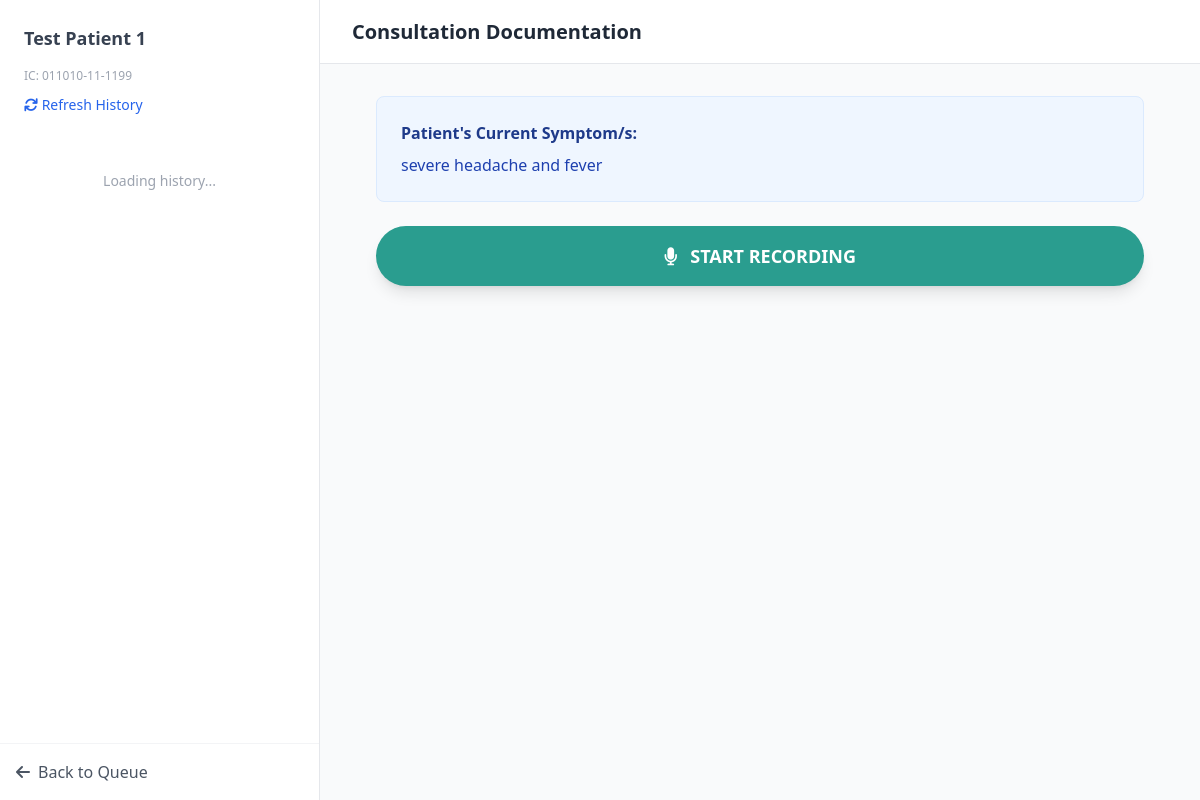
Before: /start_consultation/1 (signed in) with the older database file.
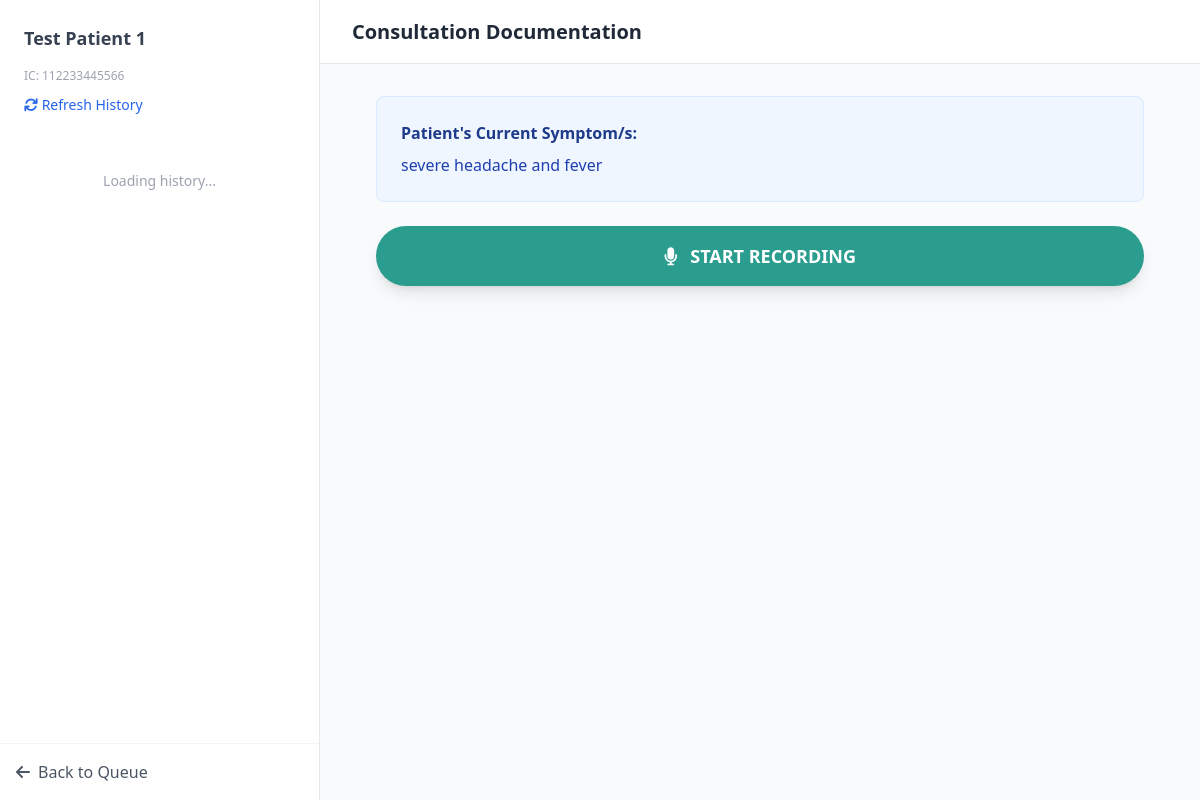
After: the same page with the newer database file.
### app.py (models this page shows)
class Patient(db.Model):
    id = db.Column(db.Integer, primary_key=True)
    ic_number = db.Column(db.String(20), unique=True, nullable=False)
    name = db.Column(db.String(100), nullable=False)
    age = db.Column(db.String(10), nullable=False)
    visits = db.relationship("Visit", backref="patient", lazy=True)

### app.py (the view)
@app.route("/start_consultation/<int:visit_id>")
def start_consultation(visit_id):
    if session.get("role") != "doctor": return redirect("/login")
    visit = Visit.query.get_or_404(visit_id)
    visit.status = "in_consultation"
    visit.doctor_id = session["user_id"]
    db.session.commit()
    TRANSCRIPTS[str(visit.id)] = ""
    return render_template("consultation.html", visit=visit, patient=visit.patient, doctor_name=session["name"])

### templates/consultation.html (shortened to what this page needs)
<!DOCTYPE html>
<html lang="en">
<head>
  <script src="https://cdn.tailwindcss.com"></script>
  <link href="https://cdnjs.cloudflare.com/ajax/libs/font-awesome/6.0.0/css/all.min.css" rel="stylesheet">
</head>
<body class="bg-gray-50 h-screen flex overflow-hidden font-sans">
  <aside class="w-80 bg-white border-r border-gray-200 flex flex-col justify-between hidden md:flex">
    <div class="flex-1 flex flex-col overflow-hidden">
      <div class="p-6">
        <div class="font-bold text-gray-700 text-lg mb-4">{{patient.name}}</div>
        <div class="text-xs text-gray-400 mb-2">IC: {{ patient.ic_number }}</div>
        <button onclick="loadHistory()" class="text-sm text-blue-600 hover:underline mb-4">
          <i class="fas fa-sync"></i> Refresh History
        </button>
      </div>
      <div id="history-list" class="flex-1 overflow-y-auto px-6 pb-6 space-y-4">
        <div class="text-center text-gray-400 text-sm mt-4">Loading history...</div>
      </div>
    </div>
    <div class="p-4 border-t border-gray-100">
      <a href="/doctor/dashboard" class="flex items-center gap-2 text-gray-600 hover:text-blue-600">
        <i class="fas fa-arrow-left"></i> Back to Queue
      </a>
    </div>
  </aside>
  <main class="flex-1 flex flex-col relative">
    <header class="h-16 border-b border-gray-200 bg-white flex items-center px-8 justify-between shrink-0">
      <h1 class="text-xl font-bold text-gray-800">Consultation Documentation</h1>
    </header>
    <div class="flex-1 overflow-y-auto p-8">
      <div id="view-setup" class="max-w-3xl mx-auto space-y-6">
        <div class="bg-blue-50 p-6 rounded-lg border border-blue-100">
          <h2 class="font-bold text-blue-900 mb-2">Patient's Current Symptom/s:</h2>
          <p class="text-blue-800">{{ visit.symptoms }}</p>
        </div>
        <button onclick="startSession()" class="w-full bg-[#2a9d8f] hover:bg-[#21867a] text-white font-bold py-4 rounded-full shadow-lg text-lg transition">
          <i class="fas fa-microphone mr-2"></i> START RECORDING
        </button>
      </div>
    </div>
  </main>
</body>
</html>

Changed rows visible on the page:
changed Patient "Test Patient 1": ic_number "011010-11-1199" → "112233445566"
